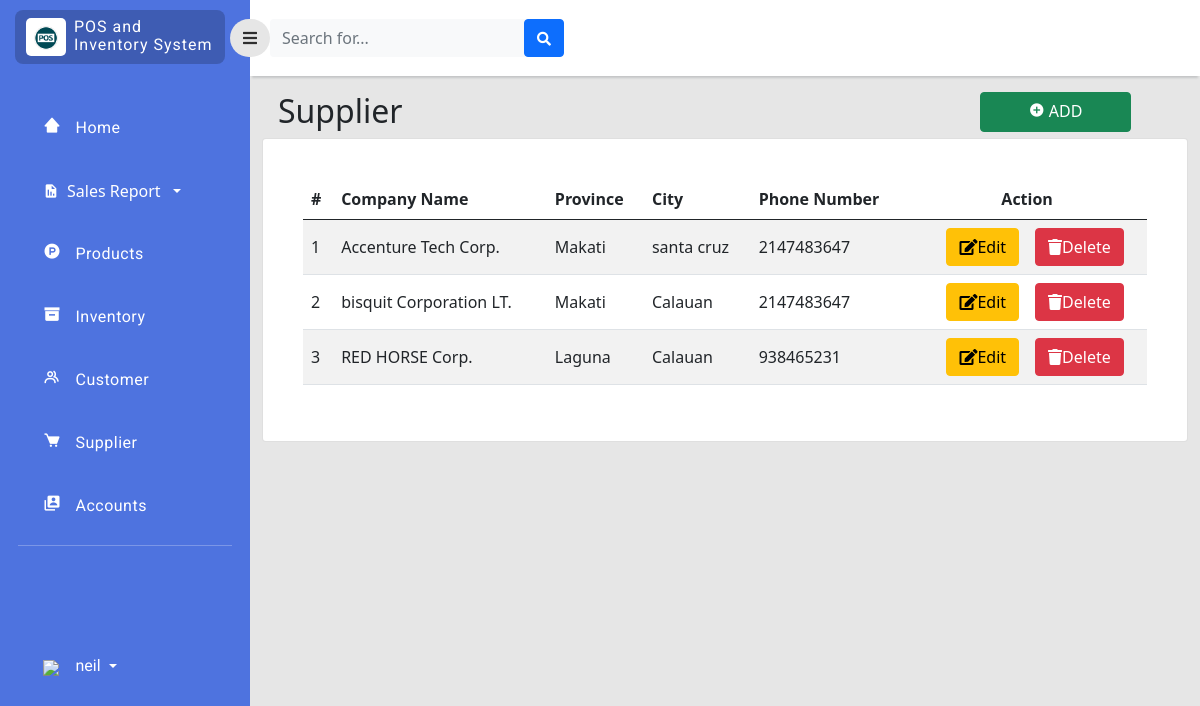
Before: /php/supplier.php (signed in) with the older database file.
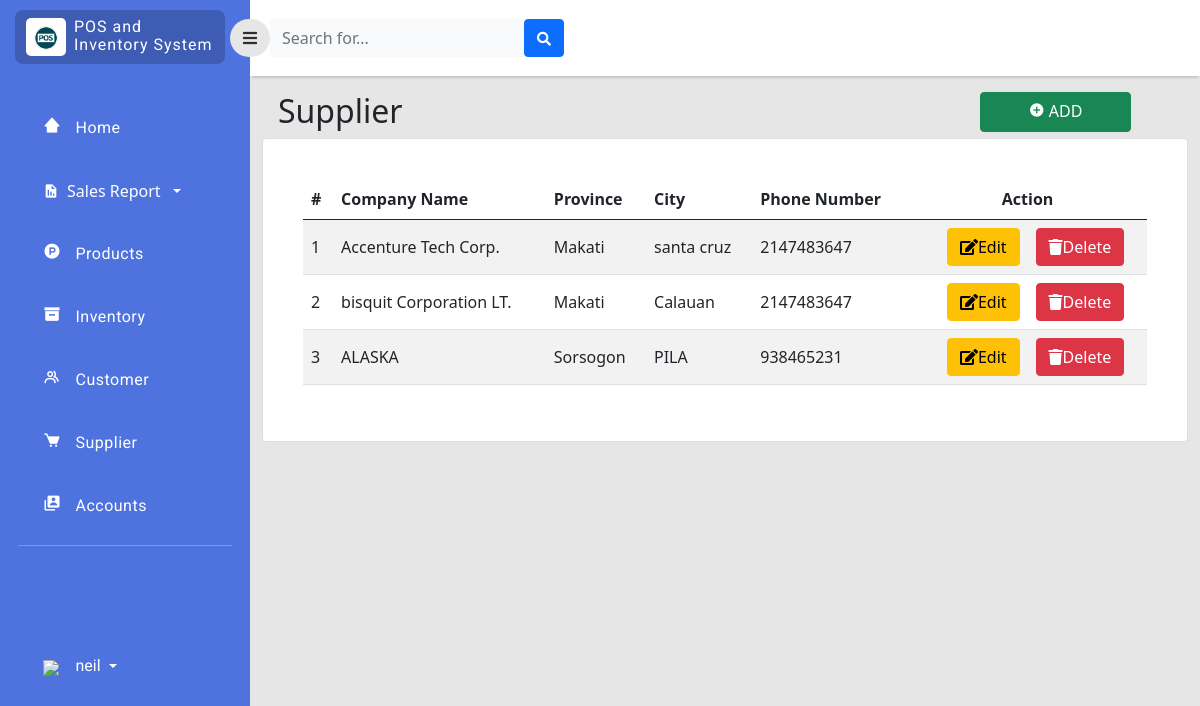
After: the same page with the newer database file.
### tables this page shows
CREATE TABLE `supplier` (
  `supplier_id` int(11) NOT NULL,
  `company_name` varchar(255) NOT NULL,
  `location_id` int(255) NOT NULL,
  `phone_no` int(11) NOT NULL
);

CREATE TABLE `location` (
  `location_id` int(11) NOT NULL,
  `province` varchar(255) NOT NULL,
  `city` varchar(255) NOT NULL
);

### php/supplier.php (the view, shortened to what the changed rows need)
<?php
include 'connection.php';
?>
<!doctype html>
<html lang="en">
  <head>
    <link href="https://cdn.jsdelivr.net/npm/bootstrap@5.0.2/dist/css/bootstrap.min.css" rel="stylesheet"
>
    <link rel="stylesheet" type="text/css" href="../style/dash.css">
    <link
      href="https://cdnjs.cloudflare.com/ajax/libs/font-awesome/5.15.1/css/all.min.css"
      rel="stylesheet"
    />
    <link href='https://unpkg.com/boxicons@2.1.2/css/boxicons.min.css' rel='stylesheet'>
    </head>
    <body>
    <div class="page">
        <div class="content">
               <div class="col py-3 d-flex justify-content-center overflow-auto">
                <div class="container-fluid">
                    <div class="row">
                        <div class="col d-flex justify-content">
                            <br>
                            <div class="w-50">
                                <h2 class="text-dark text-start ps-3 ">Supplier</h2>
                            </div>
                        </div>
                    </div>
                    <div class="row">
                        <div class="col ">
                            <div class="card">
                                <div class="card-body rounded-3 m-4 table-responsive-lg">
                                    <table class="table table-striped align-middle">
                                        <thead>
                                            <tr>
                                                <th scope="col">#</th>
                                                <th scope="col">Company Name</th>
                                                <th scope="col">Province</th>
                                                <th scope="col">City</th>
                                                <th scope="col">Phone Number</th>
                                                <th scope="col" style="text-align: center;">Action</th>
                                            </tr>
                                        </thead>
                                        <tbody>
                                             <?php
                                            $query_run = mysqli_query($con,"SELECT * FROM supplier");
                                            $sql_run = mysqli_query($con,"SELECT * FROM location");
                                            while ($row=mysqli_fetch_assoc($query_run) AND $rows=mysqli_fetch_assoc($sql_run)) { ?>
                                            <tr>
                                                <td><?php echo $row['supplier_id'];  ?></td>
                                                <td><?php echo $row['company_name'];  ?></td>
                                                <td><?php echo $rows['province'];  ?></td>
                                                <td><?php echo $rows['city'];  ?></td>
                                                <td><?php echo $row['phone_no'];  ?></td>
                                                <td>
                                                    <div class="d-flex flex-row justify-content-center">
                                                        <button class="btn btn-warning editbtn mx-3" data-toggle="modal" type="button"><i class="fas fa-edit" data-toggle="tooltip" title="edit"></i>Edit</button>
                                                        <button class="btn btn-danger deletebtn" data-toggle="modal" type="button"><i class="fas fa-trash" data-toggle="tooltip" title="edit"></i>Delete</button>
                                                    </div>
                                                </td>
                                            </tr>
                                        <?php } ?>
                                        </tbody>
                                    </table>
                                </div>
                            </div>
                        </div>
                    </div>
                </div>
            </div>
        </div>
    </div>
</body>
</html>

Changed rows visible on the page:
removed location: $row['supplier_id'] "3", $row['company_name'] "RED HORSE Corp.", province "Laguna", city "Calauan", $row['phone_no'] "938465231"
added location: $row['supplier_id'] "3", $row['company_name'] "ALASKA", province "Sorsogon", city "PILA", $row['phone_no'] "938465231"
